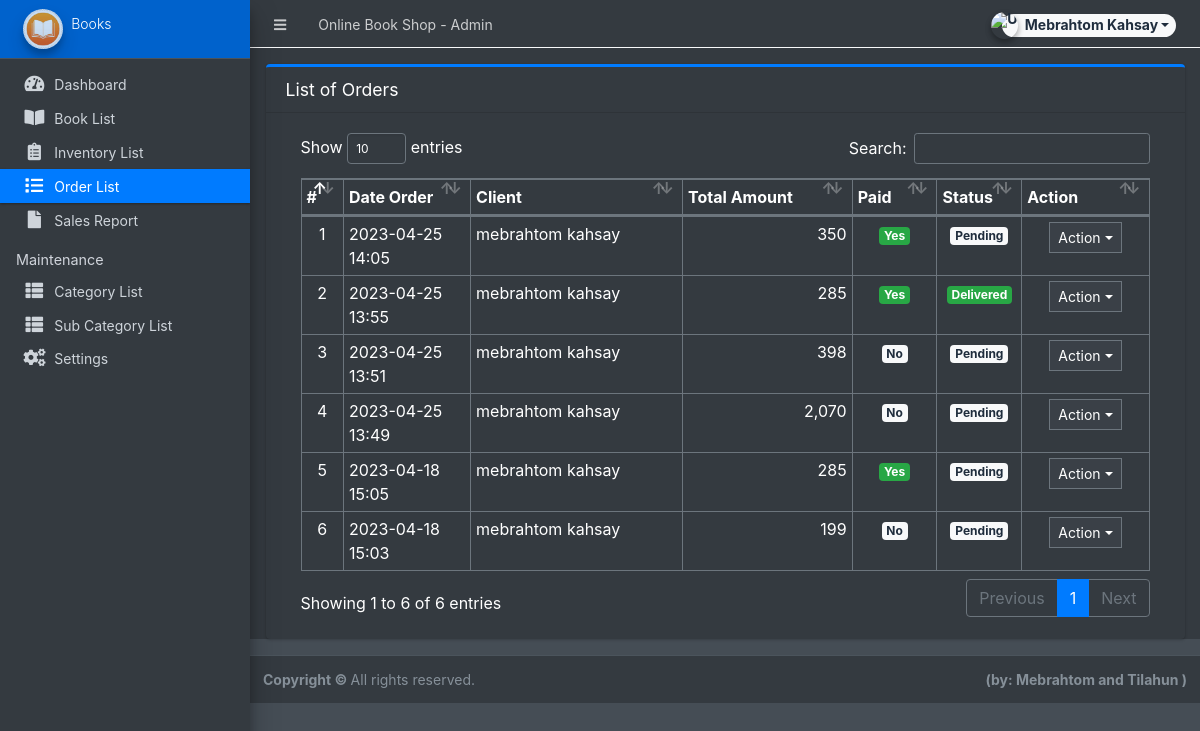
The app's page /admin/?page=orders (signed in) with its own data.
### tables this page shows
CREATE TABLE `orders` (
  `id` int(30) NOT NULL,
  `client_id` int(30) NOT NULL,
  `delivery_address` text NOT NULL,
  `payment_method` varchar(100) NOT NULL,
  `order_type` tinyint(1) NOT NULL COMMENT '1= pickup,2= deliver',
  `amount` double NOT NULL,
  `status` tinyint(2) NOT NULL DEFAULT '0',
  `paid` tinyint(1) NOT NULL DEFAULT '0',
  `date_created` datetime NOT NULL DEFAULT CURRENT_TIMESTAMP,
  `date_updated` datetime DEFAULT NULL ON UPDATE CURRENT_TIMESTAMP
);

### admin/orders/index.php (the view, shortened to what this page needs)
<div class="card card-outline card-primary">
	<div class="card-header">
		<h3 class="card-title">List of Orders</h3>
	</div>
	<div class="card-body">
		<div class="container-fluid">
        <div class="container-fluid">
			<table class="table table-bordered table-stripped">
				<colgroup>
					<col width="5%">
					<col width="15%">
					<col width="25%">
					<col width="20%">
					<col width="10%">
					<col width="10%">
					<col width="15%">
				</colgroup>
				<thead>
					<tr>
						<th>#</th>
						<th>Date Order</th>
						<th>Client</th>
						<th>Total Amount</th>
						<th>Paid</th>
						<th>Status</th>
						<th>Action</th>
					</tr>
				</thead>
				<tbody>
					<?php
					$i = 1;
						$qry = $conn->query("SELECT o.*,concat(c.firstname,' ',c.lastname) as client from `orders` o inner join clients c on c.id = o.client_id order by unix_timestamp(o.date_created) desc ");
						while($row = $qry->fetch_assoc()):
					?>
						<tr>
							<td class="text-center"><?php echo $i++; ?></td>
							<td><?php echo date("Y-m-d H:i",strtotime($row['date_created'])) ?></td>
							<td><?php echo $row['client'] ?></td>
							<td class="text-right"><?php echo number_format($row['amount']) ?></td>
							<td class="text-center">
                                <?php if($row['paid'] == 0): ?>
                                    <span class="badge badge-light">No</span>
                                <?php else: ?>
                                    <span class="badge badge-success">Yes</span>
                                <?php endif; ?>
                            </td>
							<td class="text-center">
                                <?php if($row['status'] == 0): ?>
                                    <span class="badge badge-light">Pending</span>
                                <?php elseif($row['status'] == 1): ?>
                                    <span class="badge badge-primary">Packed</span>
								<?php elseif($row['status'] == 2): ?>
                                    <span class="badge badge-warning">Out for Delivery</span>
								<?php elseif($row['status'] == 3): ?>
                                    <span class="badge badge-success">Delivered</span>
								<?php elseif($row['status'] == 5): ?>
                                    <span class="badge badge-success">Picked Up</span>
                                <?php else: ?>
                                    <span class="badge badge-danger">Cancelled</span>
                                <?php endif; ?>
                            </td>
							<td align="center">
								 <button type="button" class="btn btn-flat btn-default btn-sm dropdown-toggle dropdown-icon" data-toggle="dropdown">
				                  		Action
				                  </button>
							</td>
						</tr>
					<?php endwhile; ?>
				</tbody>
			</table>
		</div>
		</div>
	</div>
</div>

### records on screen
orders: date_created "2023-04-25 14:05", client "mebrahtom kahsay", amount "350", paid "Yes", status "Pending"
orders: date_created "2023-04-25 13:55", client "mebrahtom kahsay", amount "285", paid "Yes", status "Delivered"
orders: date_created "2023-04-25 13:51", client "mebrahtom kahsay", amount "398", paid "No", status "Pending"
orders: date_created "2023-04-25 13:49", client "mebrahtom kahsay", amount "2,070", paid "No", status "Pending"
orders: date_created "2023-04-18 15:05", client "mebrahtom kahsay", amount "285", paid "Yes", status "Pending"
orders: date_created "2023-04-18 15:03", client "mebrahtom kahsay", amount "199", paid "No", status "Pending"

### other values on screen
$_settings->info('name') "Online Book Shop"
$_settings->userdata('firstname').' '.$_settings->userdata('lastname') "Mebrahtom Kahsay"
$_settings->info('short_name') "Books"
